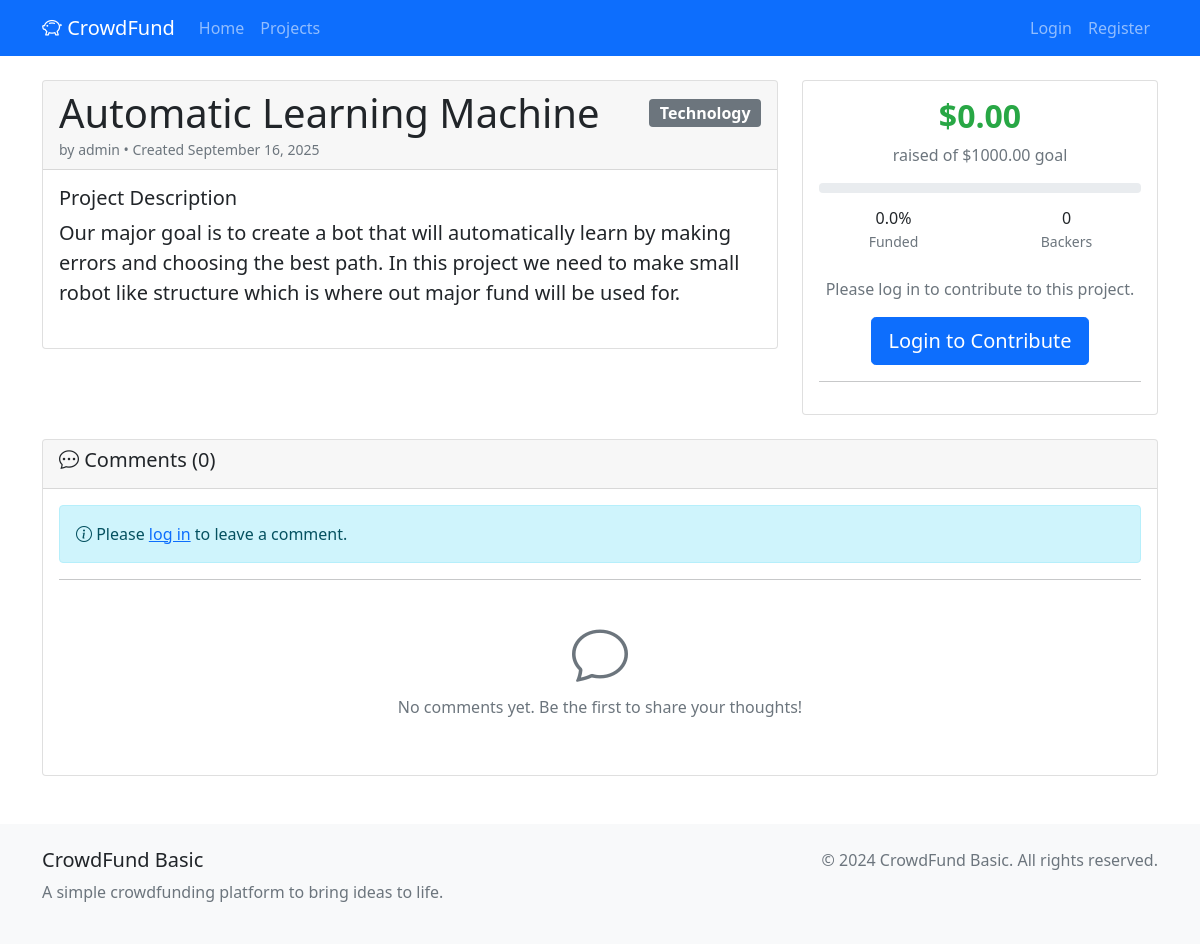
The app's page /project/1 with its own data.
### app.py (models this page shows, shortened)
class Project(db.Model):
    __tablename__ = 'projects'
    id = db.Column(db.Integer, primary_key=True)
    title = db.Column(db.String(200), nullable=False)
    description = db.Column(db.Text, nullable=False)
    funding_goal = db.Column(db.Float, nullable=False)
    comments = db.Column(db.Text, default='')  # Comments as JSON string or simple text
    created_at = db.Column(db.DateTime, default=datetime.utcnow)
    user_id = db.Column(db.Integer, db.ForeignKey('users.id'), nullable=False)
    category_id = db.Column(db.Integer, db.ForeignKey('categories.id'), nullable=False)
    contributions = db.relationship('Contribution', backref='project', lazy=True, cascade='all, delete-orphan')
    def get_contribution_count(self):
        return len(self.contributions)
    def get_comments_list(self):
        if not self.comments:
            return []
        try:
            import json
            return json.loads(self.comments)
        except:
            return []

class Category(db.Model):
    __tablename__ = 'categories'
    id = db.Column(db.Integer, primary_key=True)
    name = db.Column(db.String(50), unique=True, nullable=False)
    description = db.Column(db.Text)
    created_at = db.Column(db.DateTime, default=datetime.utcnow)
    projects = db.relationship('Project', backref='category', lazy=True)

class User(UserMixin, db.Model):
    __tablename__ = 'users'
    id = db.Column(db.Integer, primary_key=True)
    username = db.Column(db.String(80), unique=True, nullable=False)
    email = db.Column(db.String(120), unique=True, nullable=False)
    password_hash = db.Column(db.String(200), nullable=False)
    is_admin = db.Column(db.Boolean, default=False)
    created_at = db.Column(db.DateTime, default=datetime.utcnow)
    projects = db.relationship('Project', backref='creator', lazy=True, cascade='all, delete-orphan')
    contributions = db.relationship('Contribution', backref='contributor', lazy=True, cascade='all, delete-orphan')

### app.py (the view)
@app.route('/project/<int:id>')
def project_detail(id):
    project = Project.query.get_or_404(id)
    contribution_form = ContributionForm()
    comment_form = CommentForm()
    contributions = Contribution.query.filter_by(project_id=id).order_by(Contribution.created_at.desc()).limit(10).all()
    total_raised = db.session.query(db.func.sum(Contribution.amount)).filter_by(project_id=id).scalar() or 0
    progress_percentage = min((total_raised / project.funding_goal) * 100, 100) if project.funding_goal > 0 else 0
    comments = project.get_comments_list()
    return render_template('project_detail.html',
                         project=project,
                         contribution_form=contribution_form,
                         comment_form=comment_form,
                         contributions=contributions,
                         total_raised=total_raised,
                         progress_percentage=progress_percentage,
                         comments=comments)

### templates/project_detail.html (shortened to what this page needs)
{% extends "base.html" %}
{% block content %}
<div class="container my-4">
    <div class="row">
        <div class="col-lg-8">
            <div class="card">
                <div class="card-header">
                    <div class="d-flex justify-content-between align-items-center">
                        <h1 class="card-title mb-0">{{ project.title }}</h1>
                        <span class="badge bg-secondary fs-6">{{ project.category.name }}</span>
                    </div>
                    <small class="text-muted">
                        by {{ project.creator.username }} • Created {{ project.created_at.strftime('%B %d, %Y') }}
                    </small>
                </div>
                <div class="card-body">
                    <div class="mb-4">
                        <h5>Project Description</h5>
                        <p class="lead">{{ project.description }}</p>
                    </div>
                </div>
            </div>
        </div>
        <div class="col-lg-4">
            <div class="card sticky-top" style="top: 20px;">
                <div class="card-body">
                    <div class="text-center mb-3">
                        <h2 class="contribution-amount">${{ "%.2f"|format(total_raised) }}</h2>
                        <p class="text-muted mb-1">raised of ${{ "%.2f"|format(project.funding_goal) }} goal</p>
                    </div>
                    <div class="progress mb-3" style="height: 10px;">
                    </div>
                    <div class="row text-center mb-4">
                        <div class="col-6">
                            <h6 class="mb-0">{{ "%.1f"|format(progress_percentage) }}%</h6>
                            <small class="text-muted">Funded</small>
                        </div>
                        <div class="col-6">
                            <h6 class="mb-0">{{ project.get_contribution_count() }}</h6>
                            <small class="text-muted">Backers</small>
                        </div>
                    </div>
                    {% if current_user.is_authenticated %}
                        {% if current_user.id != project.user_id %}
                        <form method="POST" action="{{ url_for('contribute', project_id=project.id) }}">
                            {{ contribution_form.hidden_tag() }}
                            <div class="mb-3">
                                {{ contribution_form.amount.label(class="form-label") }}
                                <div class="input-group">
                                    <span class="input-group-text">$</span>
                                    {{ contribution_form.amount(class="form-control" + (" is-invalid" if contribution_form.amount.errors else ""), placeholder="25.00") }}
                                    {% if contribution_form.amount.errors %}
                                        <div class="invalid-feedback">
                                            {% for error in contribution_form.amount.errors %}
                                                {{ error }}
                                            {% endfor %}
                                        </div>
                                    {% endif %}
                                </div>
                            </div>
                            <div class="d-grid">
                                {{ contribution_form.submit(class="btn btn-success btn-lg") }}
                            </div>
                        </form>
                        {% else %}
                        <div class="alert alert-warning text-center">
                            <i class="bi bi-exclamation-triangle"></i><br>
                            You cannot contribute to your own project.
                        </div>
                        {% endif %}
                    {% else %}
                        <div class="text-center">
                            <p class="text-muted mb-3">Please log in to contribute to this project.</p>
                            <a href="{{ url_for('login') }}" class="btn btn-primary btn-lg">Login to Contribute</a>
                        </div>
                    {% endif %}
                    <hr>
                </div>
            </div>
        </div>
    </div>
    <div class="row mt-4">
        <div class="col-12">
            <div class="card">
                <div class="card-header">
                    <h5><i class="bi bi-chat-dots"></i> Comments ({{ comments|length }})</h5>
                </div>
                <div class="card-body">
                    {% if current_user.is_authenticated %}
                    <form method="POST" action="{{ url_for('add_comment', project_id=project.id) }}" class="mb-4">
                        {{ comment_form.hidden_tag() }}
                        <div class="mb-3">
                            {{ comment_form.comment.label(class="form-label") }}
                            {{ comment_form.comment(class="form-control" + (" is-invalid" if comment_form.comment.errors else ""),
                                rows="3", placeholder="Share your thoughts about this project...") }}
                            {% if comment_form.comment.errors %}
                                <div class="invalid-feedback">
                                    {% for error in comment_form.comment.errors %}
                                        {{ error }}
                                    {% endfor %}
                                </div>
                            {% endif %}
                        </div>
                        <div class="text-end">
                            {{ comment_form.submit(class="btn btn-primary") }}
                        </div>
                    </form>
                    {% else %}
                    <div class="alert alert-info">
                        <i class="bi bi-info-circle"></i> Please <a href="{{ url_for('login') }}">log in</a> to leave a comment.
                    </div>
                    {% endif %}
                    <hr>
                    {% if comments %}
                        <div class="comments-list">
                            {% for comment in comments|reverse %}
                            <div class="comment mb-3 p-3 border rounded">
                                <div class="d-flex justify-content-between align-items-start mb-2">
                                    <strong class="text-primary">
                                        <i class="bi bi-person-circle"></i> {{ comment.username }}
                                    </strong>
                                    <small class="text-muted">
                                        {{ comment.created_at.split('T')[0] }} at {{ comment.created_at.split('T')[1].split('.')[0] if '.' in comment.created_at else comment.created_at.split('T')[1] }}
                                    </small>
                                </div>
                                <p class="mb-0">{{ comment.comment }}</p>
                            </div>
                            {% endfor %}
                        </div>
                    {% else %}
                        <div class="text-center py-4">
                            <i class="bi bi-chat display-4 text-muted"></i>
                            <p class="text-muted mt-2">No comments yet. Be the first to share your thoughts!</p>
                        </div>
                    {% endif %}
                </div>
            </div>
        </div>
    </div>
</div>
{% endblock %}

### templates/base.html (style rules this page uses)
.contribution-amount { font-weight: bold; color: #28a745; }

### records on screen
Project: title "Automatic Learning Machine", created_at "September 16, 2025", description "Our major goal is to create a bot that will automatically learn by making errors and choosing the best path. In this project we need to make small robot like structure which is where out major fund will be used for.", funding_goal "1000.00"
Category: category.name "Technology"
User: creator.username "admin"

### other values on screen
{{ "%.2f"|format(total_raised) }} "0.00"
{{ "%.1f"|format(progress_percentage) }} "0.0"
{{ project.get_contribution_count() }} "0"
{{ comments|length }} "0"
